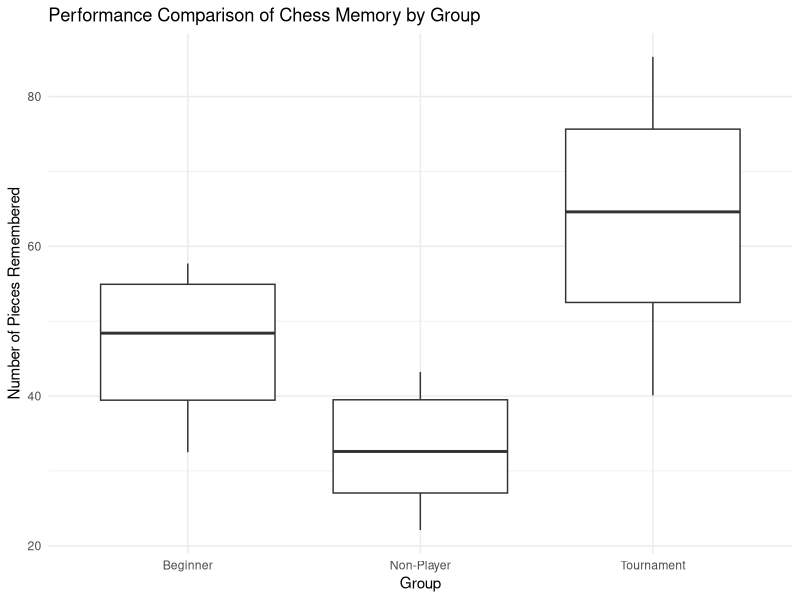

R code for this plot:
# Task 5
# Define the data for each group
non_player <- c(22.1, 22.3, 26.2, 29.6, 31.7, 33.5, 38.9, 39.7, 43.2, 43.2)
beginner <- c(32.5, 37.1, 39.1, 40.5, 45.5, 51.3, 52.6, 55.7, 55.9, 57.7)
tournament <- c(40.1, 45.6, 51.2, 56.4, 58.1, 71.1, 74.9, 75.9, 80.3, 85.3)

# Create a function to compute descriptive statistics
summary_stats <- function(data) {
  list(
    Mean = mean(data),
    Median = median(data),
    Min = min(data),
    Max = max(data),
    Quartiles = quantile(data),
    IQR = IQR(data),
    Variance = var(data)
  )
}

# Compute and display statistics for each group
cat("Non-Player Group:\n")
print(summary_stats(non_player))
cat("\nBeginner Group:\n")
print(summary_stats(beginner))
cat("\nTournament Group:\n")
print(summary_stats(tournament))

# Combine data into a data frame for plotting
group_data <- data.frame(
  Score = c(non_player, beginner, tournament),
  Group = factor(rep(c("Non-Player", "Beginner", "Tournament"), each = 10))
)

# Load ggplot2 for plotting
library(ggplot2)

# Create side-by-side box plots
ggplot(group_data, aes(x = Group, y = Score)) +
  geom_boxplot() +
  labs(title = "Performance Comparison of Chess Memory by Group",
       x = "Group",
       y = "Number of Pieces Remembered") +
  theme_minimal()
